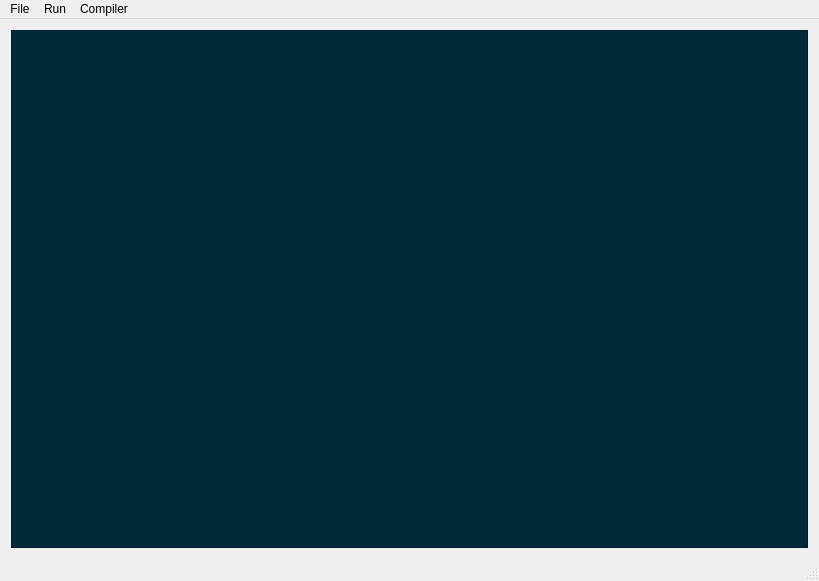
<?xml version="1.0" encoding="UTF-8"?>
<ui version="4.0">
 <class>myis_editor</class>
 <widget class="QMainWindow" name="myis_editor">
  <property name="geometry">
   <rect>
    <x>0</x>
    <y>0</y>
    <width>819</width>
    <height>581</height>
   </rect>
  </property>
  <property name="windowTitle">
   <string>myis_editor</string>
  </property>
  <widget class="QWidget" name="centralWidget">
   <layout class="QHBoxLayout" name="horizontalLayout_2">
    <item>
     <widget class="QTextEdit" name="textEdit">
      <property name="sizePolicy">
       <sizepolicy hsizetype="Expanding" vsizetype="Expanding">
        <horstretch>1</horstretch>
        <verstretch>1</verstretch>
       </sizepolicy>
      </property>
      <property name="font">
       <font>
        <family>Source Code Pro</family>
        <pointsize>18</pointsize>
       </font>
      </property>
      <property name="autoFillBackground">
       <bool>true</bool>
      </property>
      <property name="styleSheet">
       <string notr="true">background-color: rgb(0, 43, 54);
selection-color: rgb(101, 123, 131);
selection-background-color: rgb(253, 246, 227);</string>
      </property>
      <property name="midLineWidth">
       <number>-3</number>
      </property>
      <property name="lineWrapMode">
       <enum>QTextEdit::NoWrap</enum>
      </property>
      <property name="html">
       <string>&lt;!DOCTYPE HTML PUBLIC &quot;-//W3C//DTD HTML 4.0//EN&quot; &quot;http://www.w3.org/TR/REC-html40/strict.dtd&quot;&gt;
&lt;html&gt;&lt;head&gt;&lt;meta name=&quot;qrichtext&quot; content=&quot;1&quot; /&gt;&lt;style type=&quot;text/css&quot;&gt;
p, li { white-space: pre-wrap; }
&lt;/style&gt;&lt;/head&gt;&lt;body style=&quot; font-family:'Source Code Pro'; font-size:18pt; font-weight:400; font-style:normal;&quot;&gt;
&lt;p style=&quot;-qt-paragraph-type:empty; margin-top:0px; margin-bottom:0px; margin-left:0px; margin-right:0px; -qt-block-indent:0; text-indent:0px; font-family:'.SF NS Text'; font-size:13pt;&quot;&gt;&lt;br /&gt;&lt;/p&gt;&lt;/body&gt;&lt;/html&gt;</string>
      </property>
     </widget>
    </item>
   </layout>
  </widget>
  <widget class="QMenuBar" name="menuBar">
   <property name="geometry">
    <rect>
     <x>0</x>
     <y>0</y>
     <width>819</width>
     <height>26</height>
    </rect>
   </property>
   <widget class="QMenu" name="menuRun">
    <property name="title">
     <string>Run</string>
    </property>
    <addaction name="actionCompile"/>
    <addaction name="actionSyntax_Tree_Viewer"/>
   </widget>
   <widget class="QMenu" name="menuCompiler">
    <property name="title">
     <string>Compiler</string>
    </property>
    <addaction name="actionRecursive"/>
    <addaction name="actionLL1"/>
    <addaction name="actionLR1"/>
   </widget>
   <widget class="QMenu" name="menuFile">
    <property name="title">
     <string>File</string>
    </property>
    <addaction name="actionOpen"/>
    <addaction name="actionSave"/>
   </widget>
   <addaction name="menuFile"/>
   <addaction name="menuRun"/>
   <addaction name="menuCompiler"/>
  </widget>
  <widget class="QStatusBar" name="statusBar"/>
  <action name="actionCompile">
   <property name="text">
    <string>Generate Syntax Tree</string>
   </property>
  </action>
  <action name="actionRecursive">
   <property name="text">
    <string>Recursive</string>
   </property>
  </action>
  <action name="actionLL1">
   <property name="text">
    <string>LL1</string>
   </property>
  </action>
  <action name="actionLR1">
   <property name="text">
    <string>LR1</string>
   </property>
  </action>
  <action name="actionSyntax_Tree_Viewer">
   <property name="text">
    <string>Syntax Tree Viewer</string>
   </property>
  </action>
  <action name="actionOpen">
   <property name="text">
    <string>Open</string>
   </property>
  </action>
  <action name="actionSave">
   <property name="text">
    <string>Save</string>
   </property>
  </action>
 </widget>
 <layoutdefault spacing="6" margin="11"/>
 <resources/>
 <connections/>
</ui>
